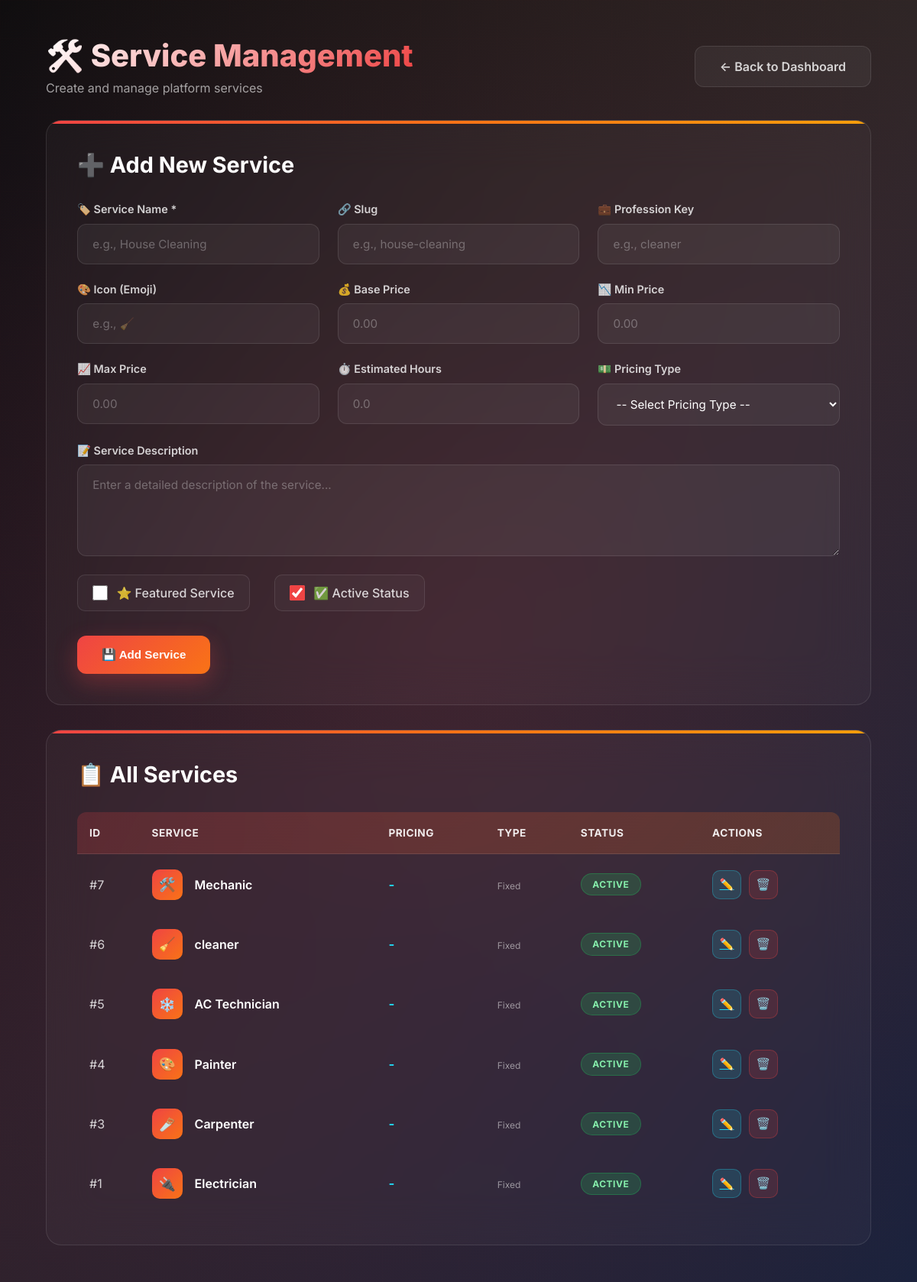
/admin/add_service.php (signed in), run on the app's committed database.
### tables this page shows
CREATE TABLE `services` (
  `service_id` int(11) NOT NULL,
  `service_name` varchar(100) DEFAULT NULL,
  `slug` varchar(100) DEFAULT NULL,
  `profession_key` varchar(50) DEFAULT NULL,
  `icon` varchar(100) DEFAULT NULL,
  `description` text DEFAULT NULL,
  `base_price` decimal(10,2) DEFAULT NULL,
  `min_price` decimal(10,2) DEFAULT NULL,
  `max_price` decimal(10,2) DEFAULT NULL,
  `pricing_type` enum('fixed','hourly','inspection') DEFAULT 'fixed',
  `is_featured` tinyint(4) DEFAULT 0,
  `total_bookings` int(11) DEFAULT 0,
  `estimated_hours` int(11) DEFAULT 1,
  `status` tinyint(4) DEFAULT 1
);

### admin/add_service.php (the view, shortened to what this page needs)
<?php
require_once dirname(__DIR__) . "/config/db.php";
$editService = null;
$services = $conn->query("SELECT * FROM services ORDER BY service_id DESC");
?>
<!DOCTYPE html>
<html lang="en">
<head>
</head>
<body>
<div class="bg-gradient"></div>
<div class="grid-overlay"></div>
<div class="container">
    <div class="page-header">
        <div class="header-content">
            <h1>🛠️ Service Management</h1>
            <p>Create and manage platform services</p>
        </div>
        <a href="home.php" class="back-link">
            ← Back to Dashboard
        </a>
    </div>
    <div class="form-card">
        <div class="form-header">
            <h2>
                <?= $editService ? '✏️ Edit Service' : '➕ Add New Service' ?>
            </h2>
        </div>
        <form method="POST" id="serviceForm">
            <div class="form-grid">
                <div class="form-group">
                    <label class="form-label">
                        🏷️ Service Name *
                    </label>
                    <input
                        type="text"
                        name="service_name"
                        class="form-input"
                        placeholder="e.g., House Cleaning"
                        required
                        value="<?= htmlspecialchars($editService['service_name'] ?? '') ?>"
                    >
                </div>
                <div class="form-group">
                    <label class="form-label">
                        🔗 Slug
                    </label>
                    <input
                        type="text"
                        name="slug"
                        class="form-input"
                        placeholder="e.g., house-cleaning"
                        value="<?= htmlspecialchars($editService['slug'] ?? '') ?>"
                    >
                </div>
                <div class="form-group">
                    <label class="form-label">
                        💼 Profession Key
                    </label>
                    <input
                        type="text"
                        name="profession_key"
                        class="form-input"
                        placeholder="e.g., cleaner"
                        value="<?= htmlspecialchars($editService['profession_key'] ?? '') ?>"
                    >
                </div>
                <div class="form-group">
                    <label class="form-label">
                        🎨 Icon (Emoji)
                    </label>
                    <input
                        type="text"
                        name="icon"
                        class="form-input"
                        placeholder="e.g., 🧹"
                        value="<?= htmlspecialchars($editService['icon'] ?? '') ?>"
                    >
                </div>
                <div class="form-group">
                    <label class="form-label">
                        💰 Base Price
                    </label>
                    <input
                        type="number"
                        name="base_price"
                        class="form-input"
                        placeholder="0.00"
                        step="0.01"
                        value="<?= htmlspecialchars($editService['base_price'] ?? '') ?>"
                    >
                </div>
                <div class="form-group">
                    <label class="form-label">
                        📉 Min Price
                    </label>
                    <input
                        type="number"
                        name="min_price"
                        class="form-input"
                        placeholder="0.00"
                        step="0.01"
                        value="<?= htmlspecialchars($editService['min_price'] ?? '') ?>"
                    >
                </div>
                <div class="form-group">
                    <label class="form-label">
                        📈 Max Price
                    </label>
                    <input
                        type="number"
                        name="max_price"
                        class="form-input"
                        placeholder="0.00"
                        step="0.01"
                        value="<?= htmlspecialchars($editService['max_price'] ?? '') ?>"
                    >
                </div>
                <div class="form-group">
                    <label class="form-label">
                        ⏱️ Estimated Hours
                    </label>
                    <input
                        type="number"
                        name="estimated_hours"
                        class="form-input"
                        placeholder="0.0"
                        step="0.5"
                        value="<?= htmlspecialchars($editService['estimated_hours'] ?? '') ?>"
                    >
                </div>
                <div class="form-group">
                    <label class="form-label">
                        💵 Pricing Type
                    </label>
                    <select name="pricing_type" class="form-select">
                        <option value="" <?= empty($editService['pricing_type'] ?? '') ? 'selected' : '' ?>>
                            -- Select Pricing Type --
                        </option>
                    </select>
                </div>
            </div>
            <div class="form-group">
                <label class="form-label">
                    📝 Service Description
                </label>
                <textarea
                    name="description"
                    class="form-textarea"
                    placeholder="Enter a detailed description of the service..."
                ><?= htmlspecialchars($editService['description'] ?? '') ?></textarea>
            </div>
            <div class="checkbox-group">
                <label class="checkbox-label">
                    <input
                        type="checkbox"
                        name="is_featured"
                        <?= ($editService['is_featured'] ?? 0) ? 'checked' : '' ?>
                    >
                    ⭐ Featured Service
                </label>
                <label class="checkbox-label">
                    <input
                        type="checkbox"
                        name="status"
                        <?= ($editService['status'] ?? 1) ? 'checked' : '' ?>
                    >
                    ✅ Active Status
                </label>
            </div>
            <div class="form-actions">
                <button type="submit" name="save_service" class="btn btn-primary">
                    💾 <?= $editService ? 'Update Service' : 'Add Service' ?>
                </button>
            </div>
        </form>
    </div>
    <div class="services-card">
        <div class="table-header">
            <h2>
                📋 All Services
            </h2>
        </div>
        <div class="table-wrapper">
            <table>
                <thead>
                    <tr>
                        <th>ID</th>
                        <th>Service</th>
                        <th>Pricing</th>
                        <th>Type</th>
                        <th>Status</th>
                        <th>Actions</th>
                    </tr>
                </thead>
                <tbody>
                    <?php if ($services->num_rows > 0): ?>
                        <?php while ($s = $services->fetch_assoc()): ?>
                            <tr>
                                <td>#<?= $s['service_id'] ?></td>
                                <td>
                                    <div class="service-name">
                                        <div class="service-icon">
                                            <?= htmlspecialchars($s['icon'] ?: '🛠️') ?>
                                        </div>
                                        <div>
                                            <?= htmlspecialchars($s['service_name']) ?>
                                        </div>
                                    </div>
                                </td>
                                <td>
                                    <div class="pricing-info">
                                        <?php if ($s['base_price']): ?>
                                            <span class="price-amount">₹<?= number_format($s['base_price'], 2) ?></span>
                                        <?php elseif ($s['min_price'] && $s['max_price']): ?>
                                            <span class="price-amount">₹<?= number_format($s['min_price'], 2) ?> - ₹<?= number_format($s['max_price'], 2) ?></span>
                                        <?php else: ?>
                                            <span class="price-amount">-</span>
                                        <?php endif; ?>
                                    </div>
                                </td>
                                <td>
                                    <span class="price-type"><?= ucfirst($s['pricing_type']) ?></span>
                                </td>
                                <td>
                                    <span class="badge badge-<?= $s['status'] ? 'active' : 'inactive' ?>">
                                        <?= $s['status'] ? 'Active' : 'Inactive' ?>
                                    </span>
                                </td>
                                <td>
                                    <div class="action-buttons">
                                        <a href="add_service.php?edit=<?= $s['service_id'] ?>" class="btn-icon btn-edit" title="Edit">
                                            ✏️
                                        </a>
                                        <button
                                            onclick="confirmDelete(<?= $s['service_id'] ?>, '<?= htmlspecialchars($s['service_name']) ?>')"
                                            class="btn-icon btn-delete"
                                            title="Delete"
                                        >
                                            🗑️
                                        </button>
                                    </div>
                                </td>
                            </tr>
                        <?php endwhile; ?>
                    <?php endif; ?>
                </tbody>
            </table>
        </div>
    </div>
</div>
</body>
</html>

### data on the page
services: service_id "7", icon "🛠️", service_name "Mechanic", pricing_type "Fixed", status "ACTIVE"
services: service_id "6", icon "🧹", service_name "cleaner", pricing_type "Fixed", status "ACTIVE"
services: service_id "5", icon "❄️", service_name "AC Technician", pricing_type "Fixed", status "ACTIVE"
services: service_id "4", icon "🎨", service_name "Painter", pricing_type "Fixed", status "ACTIVE"
services: service_id "3", icon "🪚", service_name "Carpenter", pricing_type "Fixed", status "ACTIVE"
services: service_id "1", icon "🔌", service_name "Electrician", pricing_type "Fixed", status "ACTIVE"
